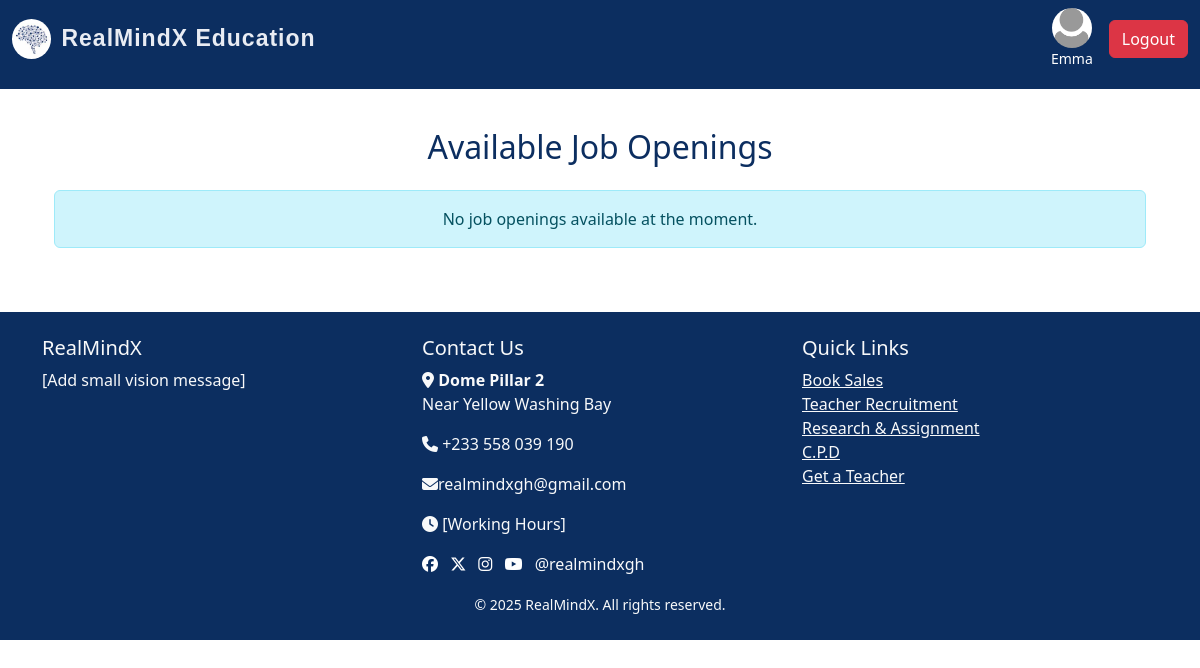
The page /job (signed in) on the database as committed earlier.
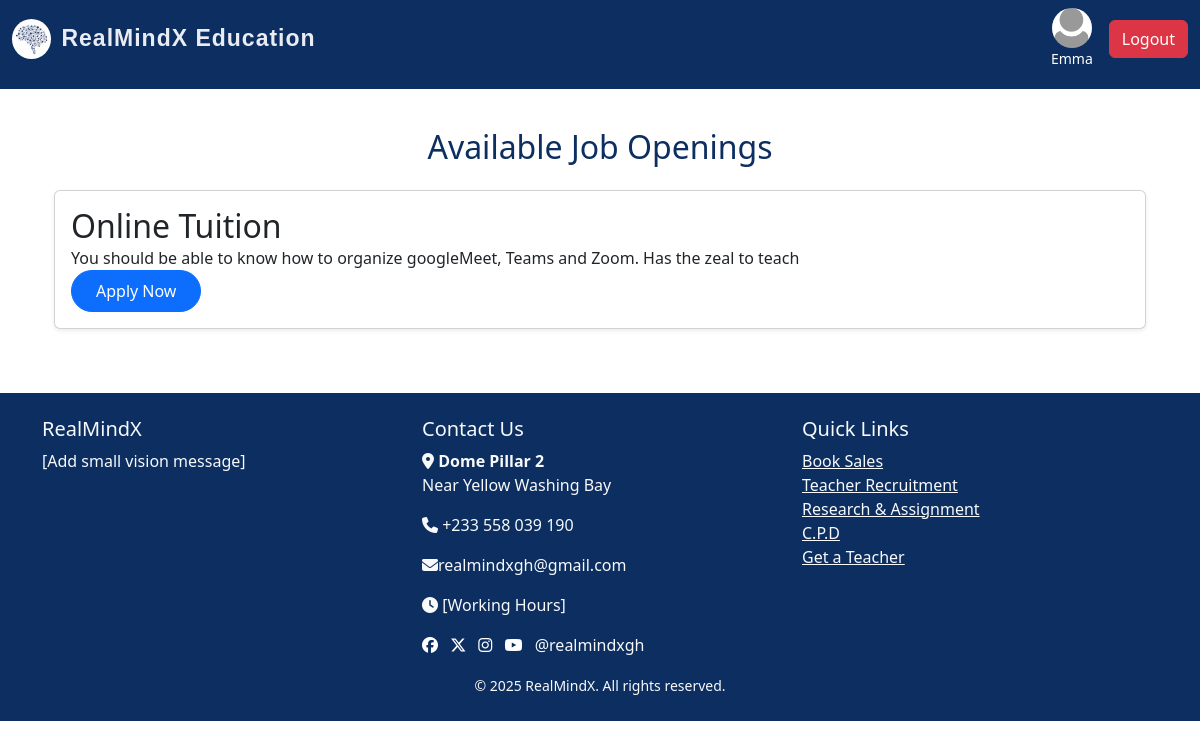
The same page on the database as committed later.
### models.py (models this page shows, shortened)
class Admin(UserMixin, db.Model):
    id = db.Column(db.Integer, primary_key=True)
    username = db.Column(db.String(150), unique=True, nullable=False)
    email = db.Column(db.String(150), unique=True, nullable=False)
    password = db.Column(db.String(150), nullable=False)
    profile_pic = db.Column(db.String(200), nullable=True)
    job_posts = db.relationship('JobPost', backref='admin', lazy=True)
    news_posts = db.relationship('News', backref='admin', lazy=True)

class JobPost(db.Model):
    id = db.Column(db.Integer, primary_key=True)
    title = db.Column(db.String(150), nullable=False)
    description = db.Column(db.Text, nullable=False)
    job_type = db.Column(db.String(50))
    requirements = db.Column(db.Text, nullable=False)
    date_posted = db.Column(db.DateTime, default=datetime.utcnow)
    admin_id = db.Column(db.Integer, db.ForeignKey('admin.id'), nullable=False)
    applications = db.relationship('Application', backref='job', cascade='all, delete-orphan', lazy=True)

### routes.py (the view)
@app.route("/job")
def job():
    jobs = JobPost.query.order_by(JobPost.id.desc()).all()  # fetch all jobs
    return render_template("jobs.html", title="Job", jobs=jobs)

### routes.py (called while the page is built)
@login_manager.user_loader
def load_user(user_id):
    try:
        user_type, id = user_id.split(":")
        if user_type == "user":
            return User.query.get(int(id))
        elif user_type == "admin":
            return Admin.query.get(int(id))
    except ValueError:
        return None

### templates/jobs.html
{% extends 'index.html' %}
{% block content %}
<div class="container mt-4">
    <h2 class="text-center mb-4">Available Job Openings</h2>
    {% for job in jobs %}
    <div class="card mb-3 shadow-sm">
        <div class="card-body">
            <h2 class="card-title">{{ job.title }}</h2>
            <p class="card-title">{{ job.description[:100] }}</p>
            <form action="{{ url_for('apply_homepage', job_id=job.id) }}" method="post">
                <button type="submit" class="btn btn-primary rounded-pill px-4 py-2">
                    Apply Now
                </button>
            </form>
        </div>
    </div>
    {% else %}
    <div class="alert alert-info text-center" role="alert">
        No job openings available at the moment.
    </div>
    {% endfor %}
</div>
{% endblock %}

### templates/index.html (shortened to what this page needs)
<!DOCTYPE html>
<html lang="en">
<head>
  <link rel="stylesheet" href="https://cdn.jsdelivr.net/npm/bootstrap@5.3.3/dist/css/bootstrap.min.css">
  <link rel="stylesheet" href="https://cdnjs.cloudflare.com/ajax/libs/font-awesome/6.6.0/css/all.min.css">
  <link rel="stylesheet" href="{{ url_for('static', filename='main.css') }}">
</head>
<body>
<nav class="navbar navbar-expand-lg navbar-dark bg-steel fixed-top">
  <div class="container-fluid">
    <a class="navbar-brand d-flex align-items-center" href="{{ url_for('home') }}">
      <img src="{{ url_for('static', filename='images/brain.jpg') }}" alt="Logo" style="height: 40px; border-radius: 50%; margin-right: 10px;">
      RealMindX Education
    </a>
    <div class="collapse navbar-collapse justify-content-end" id="navbarNav">
      <ul class="navbar-nav">
        {% if current_user.is_authenticated %}
        <li class="nav-item d-flex align-items-center ms-2">
          <div class="d-flex flex-column align-items-center text-white me-3">
            {% if current_user.profile_pic %}
              <img src="{{ url_for('static', filename='uploads/' ~ current_user.profile_pic) }}"
                  alt="Profile"
                  style="width: 40px; height: 40px; border-radius: 50%; object-fit: cover;">
            {% else %}
              <img src="{{ url_for('static', filename='images/default-profile.webp') }}"
                  alt="Default Profile"
                  style="width: 40px; height: 40px; border-radius: 50%; object-fit: cover;">
            {% endif %}
            <small>{{ current_user.username }}</small>
          </div>
          <a class="btn btn-danger" href="{{ url_for('logout') }}">Logout</a>
        </li>
        {% endif %}
      </ul>
    </div>
  </div>
</nav>
  <main class="container mt-5 pt-4">
    {% block content %}{% endblock %}
  </main>
  {% include 'footer.html' %}
</body>
</html>

### templates/footer.html (shortened to what this page needs)
<footer class="bg-steel text-light mt-5 pt-4 pb-4">
    <div class="container">
      <div class="row">
        <div class="col-md-4">
          <h5>RealMindX</h5>
          <p>[Add small vision message]</p>
        </div>
        <div class="col-md-4">
          <h5>Contact Us</h5>
          <p><i class="fa fa-map-marker-alt"></i> <strong>Dome Pillar 2</strong><br>
            Near Yellow Washing Bay</p>
          <p><i class="fa fa-phone"></i> +233 558 039 190</p>
          <p><i class="fa fa-envelope"></i>realmindxgh@gmail.com</p>
          <p><i class="fa fa-clock"></i> [Working Hours]</p>
          <a href="#" class="text-white me-2"><i class="fa-brands fa-facebook"></i></a>
          <a href="#" class="text-white me-2"><i class="fa-brands fa-x-twitter"></i></a>
          <a href="#" class="text-white me-2"><i class="fa-brands fa-instagram"></i></a>
          <a href="#" class="text-white me-2"><i class="fa-brands fa-youtube"></i></a>
          <span>@realmindxgh</span>
        </div>
        <div class="col-md-4">
          <h5>Quick Links</h5>
          <ul class="list-unstyled">
            <li><a href="#" class="text-light">Book Sales</a></li>
            <li><a href="#" class="text-light">Teacher Recruitment</a></li>
            <li><a href="#" class="text-light">Research & Assignment</a></li>
            <li><a href="#" class="text-light">C.P.D</a></li>
            <li><a href="#" class="text-light">Get a Teacher</a></li>
          </ul>
        </div>
      </div>
        <div class="text-center mt-3">
            <small id="copyright"></small>
        </div>
    </div>
  </footer>

### static/main.css (style rules this page uses)
html,body { position: relative; color: #0f0505; display: flex; flex-direction: column; margin: 0; margin-top: 1.0rem; }
.container { flex: 1; }
.navbar { margin-bottom: 0; padding-bottom: 20px; }
.navbar-brand { text-decoration: none; font-family: "Poppins", sans-serif; font-size: 23px; font-weight: bold; color:rgb(233, 236, 243); letter-spacing: 1px; }
.bg-steel { background-color: #0C2E60; }
.navbar-nav a { font-size: 16px; font-weight: 400; display: flex; align-items: center; gap: 5px; color: #ffffff; }
.card { flex: 1; display: flex; flex-direction: column; }
h1, h2, h3, h4 { color: #0C2E60; }
.card-title { margin-bottom: 0; }
label, button { font-size: 20px; }

Rows that differ between the two databases and show on the page:
added JobPost: title "Online Tuition", description "You should be able to know how to organize googleMeet, Teams and Zoom. Has the zeal to teach"
Other text that changed with them:
text no longer shown: "No job openings available at the moment."
